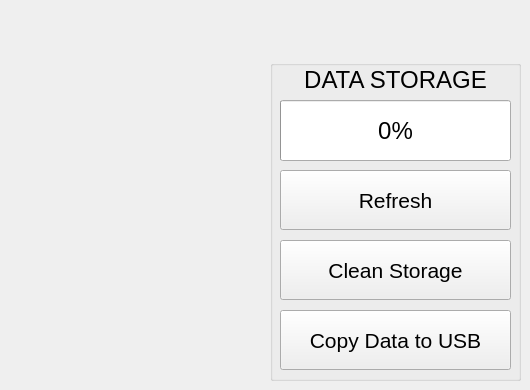
      <widget class="QWidget" name="tab_storage">
       <attribute name="title">
        <string>Page</string>
       </attribute>
       <widget class="QGroupBox" name="groupBox_9">
        <property name="geometry">
         <rect>
          <x>270</x>
          <y>60</y>
          <width>251</width>
          <height>321</height>
         </rect>
        </property>
        <property name="title">
         <string/>
        </property>
        <widget class="QProgressBar" name="progressBar_storage">
         <property name="geometry">
          <rect>
           <x>10</x>
           <y>40</y>
           <width>231</width>
           <height>61</height>
          </rect>
         </property>
         <property name="font">
          <font>
           <pointsize>18</pointsize>
          </font>
         </property>
         <property name="value">
          <number>0</number>
         </property>
        </widget>
        <widget class="QPushButton" name="pushButton_delete_storage">
         <property name="geometry">
          <rect>
           <x>10</x>
           <y>180</y>
           <width>231</width>
           <height>60</height>
          </rect>
         </property>
         <property name="font">
          <font>
           <pointsize>16</pointsize>
          </font>
         </property>
         <property name="text">
          <string>Clean Storage</string>
         </property>
        </widget>
        <widget class="QLabel" name="label_storage_4">
         <property name="geometry">
          <rect>
           <x>10</x>
           <y>4</y>
           <width>231</width>
           <height>31</height>
          </rect>
         </property>
         <property name="font">
          <font>
           <pointsize>18</pointsize>
          </font>
         </property>
         <property name="text">
          <string>DATA STORAGE</string>
         </property>
         <property name="alignment">
          <set>Qt::AlignCenter</set>
         </property>
        </widget>
        <widget class="QPushButton" name="pushButton_get_storage_status">
         <property name="geometry">
          <rect>
           <x>10</x>
           <y>110</y>
           <width>231</width>
           <height>60</height>
          </rect>
         </property>
         <property name="font">
          <font>
           <pointsize>16</pointsize>
          </font>
         </property>
         <property name="text">
          <string>Refresh</string>
         </property>
        </widget>
        <widget class="QPushButton" name="pushButton_usb_copy">
         <property name="geometry">
          <rect>
           <x>10</x>
           <y>250</y>
           <width>231</width>
           <height>60</height>
          </rect>
         </property>
         <property name="font">
          <font>
           <pointsize>16</pointsize>
          </font>
         </property>
         <property name="text">
          <string>Copy Data to USB</string>
         </property>
        </widget>
       </widget>
      </widget>
